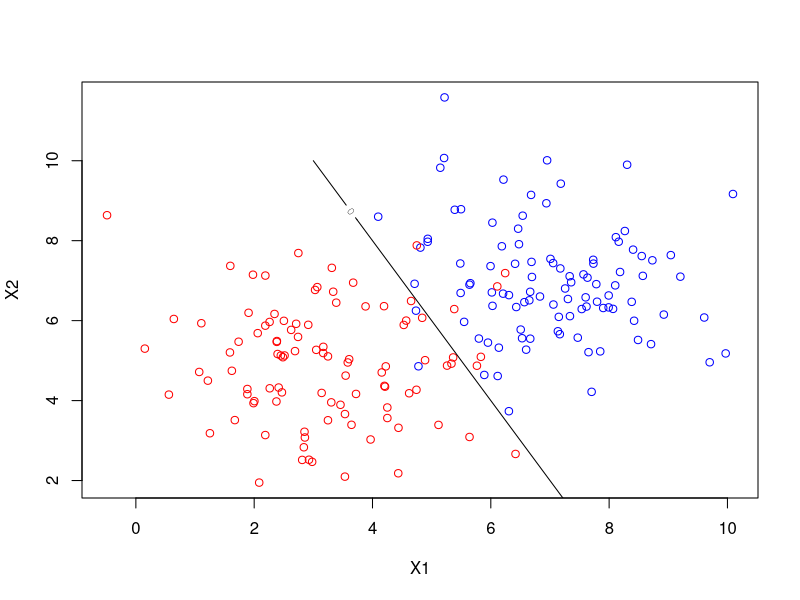

Here is the R script that generated this plot:
library(mvtnorm)
library(ggplot2)

mu1 <- c(7, 7)
mu2 <- c(3, 5)
sigma <- matrix(c(2, 0, 0, 2), nrow = 2, ncol = 2)
num_samples <- 100

# (a) Generate 100 observations for each class
set.seed(123)
X1 <- rmvnorm(num_samples, mu1, sigma)
X2 <- rmvnorm(num_samples, mu2, sigma)

# Combine data
data <- rbind(cbind(X1, Y = 1), cbind(X2, Y = -1))
colnames(data) <- c("X1", "X2", "Y")
data <- as.data.frame(data)

# (b) Plot the observations
plot(data$X1, data$X2, col = ifelse(data$Y == 1, "blue", "red"), xlab = "X1", ylab = "X2")

# (c) Draw the Bayesian decision boundary
x <- seq(0, 10, length.out = 100)
y <- seq(0, 10, length.out = 100)
grid <- expand.grid(X1 = x, X2 = y)
Z <- matrix(NA, nrow = length(x), ncol = length(y))

for (i in 1:length(x)) {
  for (j in 1:length(y)) {
    Z[i, j] <- (x[i] - mu1[1])^2 / sigma[1, 1] + (y[j] - mu1[2])^2 / sigma[2, 2] - 
      (x[i] - mu2[1])^2 / sigma[1, 1] - (y[j] - mu2[2])^2 / sigma[2, 2]
  }
}

contour(x, y, Z, levels = 0, col = "black", add = TRUE)